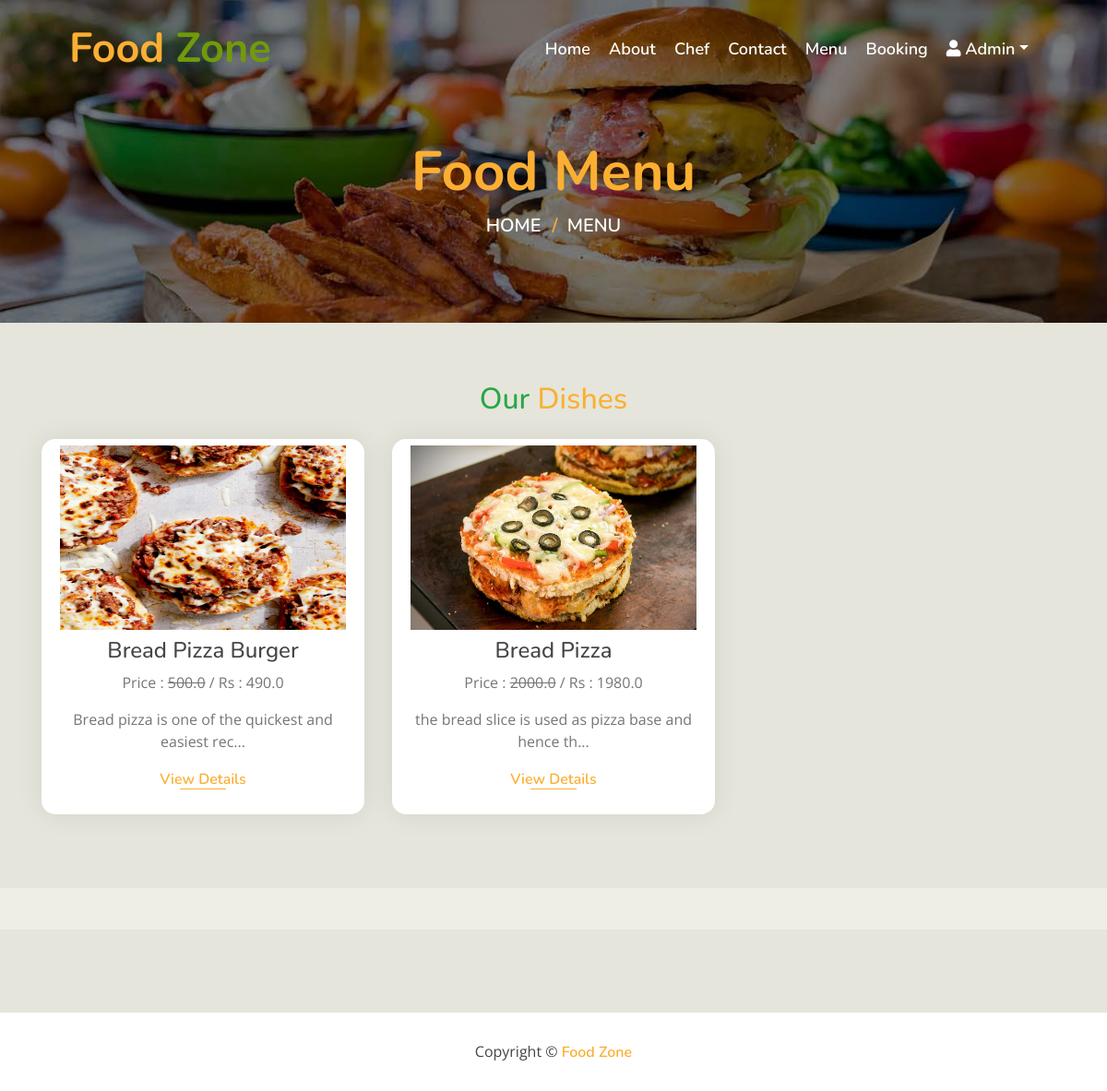
The page /menu/ (signed in) on the database its author committed.
### myapp/models.py (models this page shows, shortened)
class Dish(models.Model):
    name = models.CharField(max_length=200, unique=True)
    image = models.ImageField(upload_to='dishes/%Y/%m/%d')
    ingredients = models.TextField()
    details = models.TextField(blank=True)
    category = models.ForeignKey(Category, on_delete=models.CASCADE)
    price = models.FloatField()
    discounted_price = models.FloatField(blank=True)
    is_avaible = models.BooleanField(default=True)
    added_on = models.DateTimeField(auto_now_add=True)
    updated_on = models.DateTimeField(auto_now=True)
    class Meta:
        verbose_name_plural = "Dish Table"

### myapp/views.py (the view)
# urls.py: path('menu/', views.menu, name="menu"),
def menu(request):
    context = {}
    dish = Dish.objects.all()
    if "q" in request.GET:
        id = request.GET.get("q")
        dish = Dish.objects.filter(category__id=id)
        context['dish_category'] = Category.objects.get(id=id).name
    context['items_list'] = dish
    return render(request, 'foodzone/menu.html', context)

### templates/foodzone/menu.html (shortened to what this page needs)
{% extends 'foodzone/base.html'%}
{% block content %}
{% load static %}
        <div class="page-header mb-0">
            <div class="container">
                <div class="row">
                    <div class="col-12">
                        <h2>Food Menu</h2>
                    </div>
                    <div class="col-12">
                        <a href="/">Home</a>
                        <a href="/menu/">Menu</a>
                    </div>
                </div>
            </div>
        </div>
        <div class="food mt-0">
            <h2 align="center" class="my-4"><span class="text-success">Our</span> <span style="color:#fbaf32">Dishes</span></h2>
            <div class="container">
                <div class="row align-items-center">
                    {% for item in items_list %}
                    <div class="col-md-4">
                        <div class="food-item" >
                            <img src="{{item.image.url}}" alt="{{item.name}}" width="100%" height="200px">
                            <h4 class="my-2">{{item.name}}</h4>
                            <p>
                            Price : <del>{{item.price}}</del> / Rs : {{item.discounted_price}}
                            </p>
                            <p>{{item.details|slice:50}}...</p>
                            <p class="my-3">
                                <a href="{% url 'single_dish' item.id %}" >View Details</a>
                            </p>
                        </div>
                    </div>
                    {% endfor %}
                </div>
            </div>
        </div>
{% endblock content %}

### templates/foodzone/header.html (shortened to what this page needs)
        <div class="navbar navbar-expand-lg bg-light navbar-light">
            <div class="container-fluid">
                <a href="/" class="navbar-brand">Food <span>Zone</span></a>
                <div class="collapse navbar-collapse justify-content-between" id="navbarCollapse">
                    <div class="navbar-nav ml-auto">
                        <a href="/" class="nav-item nav-link">Home</a>
                        <a href="/about/" class="nav-item nav-link">About</a>
                        <a href="/team/" class="nav-item nav-link">Chef</a>
                        <a href="/contact/" class="nav-item nav-link">Contact</a>
                        <a href="/menu/" class="nav-item nav-link">Menu</a>
                        <a href="/booking/" class="nav-item nav-link">Booking</a>
                        {% if user.is_authenticated %}
                        <div class="nav-item dropdown">
                            <a href="/" class="nav-link dropdown-toggle text-capitalize " data-toggle="dropdown"><i class="fas fa-user"></i> {{user.username}}</a>
                        </div>
                        {% endif %}
                    </div>
                </div>
            </div>
        </div>

### static/foodzone/css/style.css (style rules this page uses)
body { color: #757575; background: #eeeee4; font-family: 'open sans', sans-serif; }
h1, h2, h3, h4, h5, h6 { color: #454545; font-family: 'Nunito', sans-serif; }
a { font-family: 'Nunito', sans-serif; font-weight: 600; color: #fbaf32; transition: .3s; }
.container-fluid { max-width: 1366px; }
.navbar { position: relative; transition: .5s; z-index: 999; }
.navbar .navbar-brand { margin: 0; color: #fbaf32; font-size: 45px; line-height: 0px; font-weight: 700; font-family: 'Nunito', sans-serif; transition: .5s; }
.navbar .navbar-brand span { color: #719a0a; }
@media (min-width: 992px) { .navbar { position: absolute; width: 100%; padding: 30px 60px; background: transparent !important; z-index: 9; } }
@media (min-width: 992px) { .navbar .navbar-brand { color: #fbaf32; } }
@media (min-width: 992px) { .navbar-light .navbar-nav .nav-link, .navbar-light .navbar-nav .nav-link:focus { padding: 10px 10px 8px 10px; font-family: 'Nunito', sans-serif; color: #ffffff; font-size: 18px; font-weight: 600; } }
.page-header { position: relative; margin-bottom: 45px; padding: 150px 0 90px 0; text-align: center; background: linear-gradient(rgba(0, 0, 0, .5), rgba(0, 0, 0, .5)), url(../img/page-header.jpg); background-position: center; background-repeat: no-repeat; background-size: cover; }
.page-header h2 { position: relative; color: #fbaf32; font-size: 60px; font-weight: 700; }
.page-header a { position: relative; padding: 0 12px; font-size: 20px; text-transform: uppercase; color: #ffffff; }
.page-header a::after { position: absolute; content: "/"; width: 8px; height: 8px; top: -1px; right: -7px; text-align: center; color: #fbaf32; }
.page-header a:last-child::after { display: none; }
.food { position: relative; width: 100%; padding: 40px 0 50px 0; margin: 45px 0; background: rgba(0, 0, 0, .04); }
.food .food-item { position: relative; width: 100%; margin-bottom: 30px; padding: 7px 20px 10px; text-align: center; background: #ffffff; border-radius: 15px; box-shadow: 0 0 30px rgba(0, 0, 0, .08); transition: .3s; }
.food .food-item a { position: relative; font-size: 16px; }
.food .food-item a::after { position: absolute; content: ""; width: 50px; height: 1px; bottom: 0; left: calc(50% - 25px); background: #fbaf32; transition: .3s; }

### rows shown on the page
Dish: image (picture), name "Bread Pizza Burger", price "500.0", discounted_price "490.0", details "Bread pizza is one of the quickest and easiest rec"
Dish: image (placeholder picture), name "Bread Pizza", price "2000.0", discounted_price "1980.0", details "the bread slice is used as pizza base and hence th"

### other values the page prints
{{ user.username }} "Admin"
